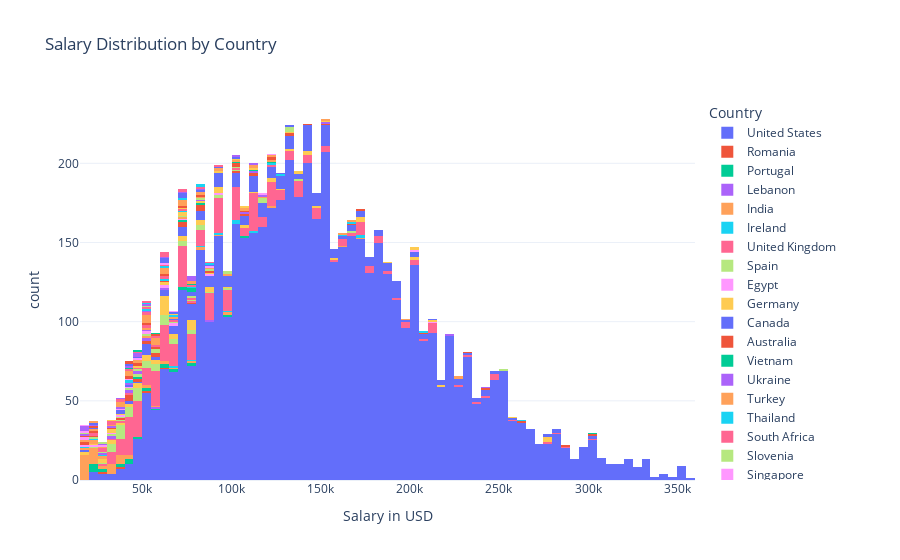

Source (notebook cell):
### Code cell
import plotly.express as px

# Lets firstly remove the outliers in salary_in_usd as there are values quadruple that of the average salary
import z_score
dfOutliers = df.copy()
dfOutliers['salary_in_usd'] = z_score.calculateList(df['salary_in_usd'], drop=True)
# Here we use z-Score, a method Magnus made (ik alt behøves være lavet i fælleskab xd) to remove the outliers in the salary column

hist_fig = px.histogram(dfOutliers, x='salary_in_usd', color='company_location',
                        title='Salary Distribution by Country',
                        labels={'salary_in_usd': 'Salary in USD', 'company_location': 'Country'},
                        template='plotly_white')

hist_fig.show()

### Figure 1 — Plotly figure (JSON) as saved in the notebook; plotly's stock layout.template omitted (floating-point values rounded to 4 significant figures; data arrays with more than 128 entries replaced by an {"elided": "..."} marker saying what was removed)
{"data": [{"alignmentgroup": "True", "bingroup": "x", "hovertemplate": "Country=United States<br>Salary in USD=%{x}<br>count=%{y}<extra></extra>", "legendgroup": "United States", "marker": {"color": "#636efa", "pattern": {"shape": ""}}, "name": "United States", "offsetgroup": "United States", "orientation": "v", "showlegend": true, "type": "histogram", "x": {"elided": "5354 int values"}, "xaxis": "x", "yaxis": "y"}, {"alignmentgroup": "True", "bingroup": "x", "hovertemplate": "Country=Romania<br>Salary in USD=%{x}<br>count=%{y}<extra></extra>", "legendgroup": "Romania", "marker": {"color": "#EF553B", "pattern": {"shape": ""}}, "name": "Romania", "offsetgroup": "Romania", "orientation": "v", "showlegend": true, "type": "histogram", "x": [26000, 38868, 53984, 60000], "xaxis": "x", "yaxis": "y"}, {"alignmentgroup": "True", "bingroup": "x", "hovertemplate": "Country=Portugal<br>Salary in USD=%{x}<br>count=%{y}<extra></extra>", "legendgroup": "Portugal", "marker": {"color": "#00cc96", "pattern": {"shape": ""}}, "name": "Portugal", "offsetgroup": "Portugal", "orientation": "v", "showlegend": true, "type": "histogram", "x": [77777, 66666, 105000, 95000, 21593, 53984, 43187, 48585, 43187, 24940, 23753, 27000, 75577, 70179, 37788, 63040, 36773, 73546, 42026, 69344, 29944, 55685, 21013, 60757, 22809, 50180], "xaxis": "x", "yaxis": "y"}, {"alignmentgroup": "True", "bingroup": "x", "hovertemplate": "Country=Lebanon<br>Salary in USD=%{x}<br>count=%{y}<extra></extra>", "legendgroup": "Lebanon", "marker": {"color": "#ab63fa", "pattern": {"shape": ""}}, "name": "Lebanon", "offsetgroup": "Lebanon", "orientation": "v", "showlegend": true, "type": "histogram", "x": [85000, 58500], "xaxis": "x", "yaxis": "y"}, {"alignmentgroup": "True", "bingroup": "x", "hovertemplate": "Country=India<br>Salary in USD=%{x}<br>count=%{y}<extra></extra>", "legendgroup": "India", "marker": {"color": "#FFA15A", "pattern": {"shape": ""}}, "name": "India", "offsetgroup": "India", "orientation": "v", "showlegend": true, "type": "histogram", "x": [95000, 80000, 120000, 172700, 82900, 60207, 18000, 20673, 38915, 43779, 36483, 160000, 24322, 38915, 32834, 35000, 20673, 17025, 17025, 18241, 30000, 15809, 18160, 16417, 60805, 50000, 20984, 23000, 15897, 18314, 56723, 35610, 38154, 22892, 95386, 30523, 76309, 17805, 30523, 17805, 18053, 54094, 16904, 40570, 20000, 30428, 29751, 28399, 21637, 66265, 16904, 16228, 24342, 22611, 33808, 19609, 94665, 40481], "xaxis": "x", "yaxis": "y"}, {"alignmentgroup": "True", "bingroup": "x", "hovertemplate": "Country=Ireland<br>Salary in USD=%{x}<br>count=%{y}<extra></extra>", "legendgroup": "Ireland", "marker": {"color": "#19d3f3", "pattern": {"shape": ""}}, "name": "Ireland", "offsetgroup": "Ireland", "orientation": "v", "showlegend": true, "type": "histogram", "x": [100000, 94444, 75577, 171250, 113750, 97171, 80976, 102569, 172309, 68293], "xaxis": "x", "yaxis": "y"}, {"alignmentgroup": "True", "bingroup": "x", "hovertemplate": "Country=United Kingdom<br>Salary in USD=%{x}<br>count=%{y}<extra></extra>", "legendgroup": "United Kingdom", "marker": {"color": "#FF6692", "pattern": {"shape": ""}}, "name": "United Kingdom", "offsetgroup": "United Kingdom", "orientation": "v", "showlegend": true, "type": "histogram", "x": {"elided": "408 int values"}, "xaxis": "x", "yaxis": "y"}, {"alignmentgroup": "True", "bingroup": "x", "hovertemplate": "Country=Spain<br>Salary in USD=%{x}<br>count=%{y}<extra></extra>", "legendgroup": "Spain", "marker": {"color": "#B6E880", "pattern": {"shape": ""}}, "name": "Spain", "offsetgroup": "Spain", "orientation": "v", "showlegend": true, "type": "histogram", "x": [139777, 93222, 64781, 41027, 43187, 31310, 48585, 38868, 64781, 32811, 38868, 64781, 53444, 45150, 91773, 77737, 64311, 71259, 41027, 80976, 66940, 75038, 64781, 86374, 48585, 21593, 59382, 48585, 38868, 56143, 51824, 253750, 169200, 59382, 51824, 41027, 95000, 80000, 73546, 36773, 47280, 37824, 50432, 39925, 68293, 42026, 27317, 36773, 31520, 84053, 73546, 31520, 42026, 31520, 63040, 47280, 47282, 55000, 69741, 37825, 46809, 79833, 38776], "xaxis": "x", "yaxis": "y"}, {"alignmentgroup": "True", "bingroup": "x", "hovertemplate": "Country=Egypt<br>Salary in USD=%{x}<br>count=%{y}<extra></extra>", "legendgroup": "Egypt", "marker": {"color": "#FF97FF", "pattern": {"shape": ""}}, "name": "Egypt", "offsetgroup": "Egypt", "orientation": "v", "showlegend": true, "type": "histogram", "x": [212000, 93300, 22800], "xaxis": "x", "yaxis": "y"}, {"alignmentgroup": "True", "bingroup": "x", "hovertemplate": "Country=Germany<br>Salary in USD=%{x}<br>count=%{y}<extra></extra>", "legendgroup": "Germany", "marker": {"color": "#FECB52", "pattern": {"shape": ""}}, "name": "Germany", "offsetgroup": "Germany", "orientation": "v", "showlegend": true, "type": "histogram", "x": [212000, 93300, 16666, 60462, 275000, 121200, 95012, 42107, 35000, 64781, 107968, 90599, 64781, 77737, 113366, 204060, 140358, 59382, 48644, 204500, 142200, 120000, 275000, 174000, 70179, 43187, 60462, 124163, 215936, 72338, 64781, 107968, 86374, 275000, 174000, 26992, 73546, 60938, 64090, 60938, 66192, 33000, 34672, 75648, 126080, 84053, 50000, 50432, 60938, 65666, 84053, 52533, 55475, 155499, 84053, 130026, 63831, 79197, 76833, 94564, 85000, 76833, 65013, 25532, 63831, 141846, 24823, 90734, 88654, 173762, 47899, 49268, 54742, 59303, 15966, 79833, 62726, 148261], "xaxis": "x", "yaxis": "y"}, {"alignmentgroup": "True", "bingroup": "x", "hovertemplate": "Country=Canada<br>Salary in USD=%{x}<br>count=%{y}<extra></extra>", "legendgroup": "Canada", "marker": {"color": "#636efa", "pattern": {"shape": ""}}, "name": "Canada", "offsetgroup": "Canada", "orientation": "v", "showlegend": true, "type": "histogram", "x": {"elided": "243 int values"}, "xaxis": "x", "yaxis": "y"}, {"alignmentgroup": "True", "bingroup": "x", "hovertemplate": "Country=Australia<br>Salary in USD=%{x}<br>count=%{y}<extra></extra>", "legendgroup": "Australia", "marker": {"color": "#EF553B", "pattern": {"shape": ""}}, "name": "Australia", "offsetgroup": "Australia", "orientation": "v", "showlegend": true, "type": "histogram", "x": [133000, 58300, 74276, 70230, 242000, 106200, 47238, 42030, 113563, 102927, 114979, 287500, 207500, 81838, 165000, 142500, 300000, 260000, 70000, 50000, 40000, 40000, 171000, 83171, 45050, 53368, 133766, 83864, 83171, 150000, 75050, 42028], "xaxis": "x", "yaxis": "y"}, {"alignmentgroup": "True", "bingroup": "x", "hovertemplate": "Country=Vietnam<br>Salary in USD=%{x}<br>count=%{y}<extra></extra>", "legendgroup": "Vietnam", "marker": {"color": "#00cc96", "pattern": {"shape": ""}}, "name": "Vietnam", "offsetgroup": "Vietnam", "orientation": "v", "showlegend": true, "type": "histogram", "x": [84000, 48000, 72000], "xaxis": "x", "yaxis": "y"}, {"alignmentgroup": "True", "bingroup": "x", "hovertemplate": "Country=Ukraine<br>Salary in USD=%{x}<br>count=%{y}<extra></extra>", "legendgroup": "Ukraine", "marker": {"color": "#ab63fa", "pattern": {"shape": ""}}, "name": "Ukraine", "offsetgroup": "Ukraine", "orientation": "v", "showlegend": true, "type": "histogram", "x": [50000, 240000, 220000, 50000, 108000, 60000], "xaxis": "x", "yaxis": "y"}, {"alignmentgroup": "True", "bingroup": "x", "hovertemplate": "Country=Turkey<br>Salary in USD=%{x}<br>count=%{y}<extra></extra>", "legendgroup": "Turkey", "marker": {"color": "#FFA15A", "pattern": {"shape": ""}}, "name": "Turkey", "offsetgroup": "Turkey", "orientation": "v", "showlegend": true, "type": "histogram", "x": [18381, 20000, 25000, 20171, 28016], "xaxis": "x", "yaxis": "y"}, {"alignmentgroup": "True", "bingroup": "x", "hovertemplate": "Country=Thailand<br>Salary in USD=%{x}<br>count=%{y}<extra></extra>", "legendgroup": "Thailand", "marker": {"color": "#19d3f3", "pattern": {"shape": ""}}, "name": "Thailand", "offsetgroup": "Thailand", "orientation": "v", "showlegend": true, "type": "histogram", "x": [29301, 24613, 15000], "xaxis": "x", "yaxis": "y"}, {"alignmentgroup": "True", "bingroup": "x", "hovertemplate": "Country=South Africa<br>Salary in USD=%{x}<br>count=%{y}<extra></extra>", "legendgroup": "South Africa", "marker": {"color": "#FF6692", "pattern": {"shape": ""}}, "name": "South Africa", "offsetgroup": "South Africa", "orientation": "v", "showlegend": true, "type": "histogram", "x": [40581, 38629, 124935, 76050, 34482], "xaxis": "x", "yaxis": "y"}, {"alignmentgroup": "True", "bingroup": "x", "hovertemplate": "Country=Slovenia<br>Salary in USD=%{x}<br>count=%{y}<extra></extra>", "legendgroup": "Slovenia", "marker": {"color": "#B6E880", "pattern": {"shape": ""}}, "name": "Slovenia", "offsetgroup": "Slovenia", "orientation": "v", "showlegend": true, "type": "histogram", "x": [46426, 38868, 75577, 48585, 102839, 24823], "xaxis": "x", "yaxis": "y"}, {"alignmentgroup": "True", "bingroup": "x", "hovertemplate": "Country=Singapore<br>Salary in USD=%{x}<br>count=%{y}<extra></extra>", "legendgroup": "Singapore", "marker": {"color": "#FF97FF", "pattern": {"shape": ""}}, "name": "Singapore", "offsetgroup": "Singapore", "orientation": "v", "showlegend": true, "type": "histogram", "x": [74883, 17511, 65257, 66970, 89294], "xaxis": "x", "yaxis": "y"}, {"alignmentgroup": "True", "bingroup": "x", "hovertemplate": "Country=Sweden<br>Salary in USD=%{x}<br>count=%{y}<extra></extra>", "legendgroup": "Sweden", "marker": {"color": "#FECB52", "pattern": {"shape": ""}}, "name": "Sweden", "offsetgroup": "Sweden", "orientation": "v", "showlegend": true, "type": "histogram", "x": [86374, 80000, 130000], "xaxis": "x", "yaxis": "y"}, {"alignmentgroup": "True", "bingroup": "x", "hovertemplate": "Country=Saudi Arabia<br>Salary in USD=%{x}<br>count=%{y}<extra></extra>", "legendgroup": "Saudi Arabia", "marker": {"color": "#636efa", "pattern": {"shape": ""}}, "name": "Saudi Arabia", "offsetgroup": "Saudi Arabia", "orientation": "v", "showlegend": true, "type": "histogram", "x": [90000, 179998], "xaxis": "x", "yaxis": "y"}, {"alignmentgroup": "True", "bingroup": "x", "hovertemplate": "Country=Russia<br>Salary in USD=%{x}<br>count=%{y}<extra></extra>", "legendgroup": "Russia", "marker": {"color": "#EF553B", "pattern": {"shape": ""}}, "name": "Russia", "offsetgroup": "Russia", "orientation": "v", "showlegend": true, "type": "histogram", "x": [17000, 36000, 57000, 16455, 106000, 85000, 230000], "xaxis": "x", "yaxis": "y"}, {"alignmentgroup": "True", "bingroup": "x", "hovertemplate": "Country=Qatar<br>Salary in USD=%{x}<br>count=%{y}<extra></extra>", "legendgroup": "Qatar", "marker": {"color": "#00cc96", "pattern": {"shape": ""}}, "name": "Qatar", "offsetgroup": "Qatar", "orientation": "v", "showlegend": true, "type": "histogram", "x": [300000], "xaxis": "x", "yaxis": "y"}, {"alignmentgroup": "True", "bingroup": "x", "hovertemplate": "Country=Poland<br>Salary in USD=%{x}<br>count=%{y}<extra></extra>", "legendgroup": "Poland", "marker": {"color": "#ab63fa", "pattern": {"shape": ""}}, "name": "Poland", "offsetgroup": "Poland", "orientation": "v", "showlegend": true, "type": "histogram", "x": [110000, 80000, 43187, 34924, 46565, 44365, 33609, 153667, 28476, 46597], "xaxis": "x", "yaxis": "y"}, {"alignmentgroup": "True", "bingroup": "x", "hovertemplate": "Country=Philippines<br>Salary in USD=%{x}<br>count=%{y}<extra></extra>", "legendgroup": "Philippines", "marker": {"color": "#FFA15A", "pattern": {"shape": ""}}, "name": "Philippines", "offsetgroup": "Philippines", "orientation": "v", "showlegend": true, "type": "histogram", "x": [95000, 70000, 15680, 50000], "xaxis": "x", "yaxis": "y"}, {"alignmentgroup": "True", "bingroup": "x", "hovertemplate": "Country=New Zealand<br>Salary in USD=%{x}<br>count=%{y}<extra></extra>", "legendgroup": "New Zealand", "marker": {"color": "#19d3f3", "pattern": {"shape": ""}}, "name": "New Zealand", "offsetgroup": "New Zealand", "orientation": "v", "showlegend": true, "type": "histogram", "x": [205670, 124233, 125000], "xaxis": "x", "yaxis": "y"}, {"alignmentgroup": "True", "bingroup": "x", "hovertemplate": "Country=Norway<br>Salary in USD=%{x}<br>count=%{y}<extra></extra>", "legendgroup": "Norway", "marker": {"color": "#FF6692", "pattern": {"shape": ""}}, "name": "Norway", "offsetgroup": "Norway", "orientation": "v", "showlegend": true, "type": "histogram", "x": [100416, 76508], "xaxis": "x", "yaxis": "y"}, {"alignmentgroup": "True", "bingroup": "x", "hovertemplate": "Country=Netherlands<br>Salary in USD=%{x}<br>count=%{y}<extra></extra>", "legendgroup": "Netherlands", "marker": {"color": "#B6E880", "pattern": {"shape": ""}}, "name": "Netherlands", "offsetgroup": "Netherlands", "orientation": "v", "showlegend": true, "type": "histogram", "x": [57223, 25000, 37573, 75577, 134960, 131721, 32390, 97171, 100000, 97712, 59888, 133000, 73546, 54634, 115573, 89306, 84053, 59888, 69741, 45391, 42000], "xaxis": "x", "yaxis": "y"}, {"alignmentgroup": "True", "bingroup": "x", "hovertemplate": "Country=Nigeria<br>Salary in USD=%{x}<br>count=%{y}<extra></extra>", "legendgroup": "Nigeria", "marker": {"color": "#FF97FF", "pattern": {"shape": ""}}, "name": "Nigeria", "offsetgroup": "Nigeria", "orientation": "v", "showlegend": true, "type": "histogram", "x": [18000, 40000, 36000, 50000, 30000, 200000, 60000, 50000, 60000], "xaxis": "x", "yaxis": "y"}, {"alignmentgroup": "True", "bingroup": "x", "hovertemplate": "Country=Mexico<br>Salary in USD=%{x}<br>count=%{y}<extra></extra>", "legendgroup": "Mexico", "marker": {"color": "#FECB52", "pattern": {"shape": ""}}, "name": "Mexico", "offsetgroup": "Mexico", "orientation": "v", "showlegend": true, "type": "histogram", "x": [72000, 72000, 60000, 150000, 90000, 36000, 255000, 185000, 30000, 60000, 33511], "xaxis": "x", "yaxis": "y"}, {"alignmentgroup": "True", "bingroup": "x", "hovertemplate": "Country=Latvia<br>Salary in USD=%{x}<br>count=%{y}<extra></extra>", "legendgroup": "Latvia", "marker": {"color": "#636efa", "pattern": {"shape": ""}}, "name": "Latvia", "offsetgroup": "Latvia", "orientation": "v", "showlegend": true, "type": "histogram", "x": [78125, 40423, 77737, 38868, 77737, 38868], "xaxis": "x", "yaxis": "y"}, {"alignmentgroup": "True", "bingroup": "x", "hovertemplate": "Country=Luxembourg<br>Salary in USD=%{x}<br>count=%{y}<extra></extra>", "legendgroup": "Luxembourg", "marker": {"color": "#EF553B", "pattern": {"shape": ""}}, "name": "Luxembourg", "offsetgroup": "Luxembourg", "orientation": "v", "showlegend": true, "type": "histogram", "x": [21000, 59102, 62726], "xaxis": "x", "yaxis": "y"}, {"alignmentgroup": "True", "bingroup": "x", "hovertemplate": "Country=Lithuania<br>Salary in USD=%{x}<br>count=%{y}<extra></extra>", "legendgroup": "Lithuania", "marker": {"color": "#00cc96", "pattern": {"shape": ""}}, "name": "Lithuania", "offsetgroup": "Lithuania", "orientation": "v", "showlegend": true, "type": "histogram", "x": [121788, 79032, 110446, 79178], "xaxis": "x", "yaxis": "y"}, {"alignmentgroup": "True", "bingroup": "x", "hovertemplate": "Country=South Korea<br>Salary in USD=%{x}<br>count=%{y}<extra></extra>", "legendgroup": "South Korea", "marker": {"color": "#ab63fa", "pattern": {"shape": ""}}, "name": "South Korea", "offsetgroup": "South Korea", "orientation": "v", "showlegend": true, "type": "histogram", "x": [54000, 40000], "xaxis": "x", "yaxis": "y"}, {"alignmentgroup": "True", "bingroup": "x", "hovertemplate": "Country=Kenya<br>Salary in USD=%{x}<br>count=%{y}<extra></extra>", "legendgroup": "Kenya", "marker": {"color": "#FFA15A", "pattern": {"shape": ""}}, "name": "Kenya", "offsetgroup": "Kenya", "orientation": "v", "showlegend": true, "type": "histogram", "x": [50000, 80000], "xaxis": "x", "yaxis": "y"}, {"alignmentgroup": "True", "bingroup": "x", "hovertemplate": "Country=Japan<br>Salary in USD=%{x}<br>count=%{y}<extra></extra>", "legendgroup": "Japan", "marker": {"color": "#19d3f3", "pattern": {"shape": ""}}, "name": "Japan", "offsetgroup": "Japan", "orientation": "v", "showlegend": true, "type": "histogram", "x": [160000, 41809, 77364, 63711, 74000, 168000, 260000, 41689], "xaxis": "x", "yaxis": "y"}, {"alignmentgroup": "True", "bingroup": "x", "hovertemplate": "Country=Italy<br>Salary in USD=%{x}<br>count=%{y}<extra></extra>", "legendgroup": "Italy", "marker": {"color": "#FF6692", "pattern": {"shape": ""}}, "name": "Italy", "offsetgroup": "Italy", "orientation": "v", "showlegend": true, "type": "histogram", "x": [53984, 29691, 25912, 56359, 47799, 75577, 62433, 71475, 61541, 24165, 68293, 51064, 21669], "xaxis": "x", "yaxis": "y"}, {"alignmentgroup": "True", "bingroup": "x", "hovertemplate": "Country=Israel<br>Salary in USD=%{x}<br>count=%{y}<extra></extra>", "legendgroup": "Israel", "marker": {"color": "#B6E880", "pattern": {"shape": ""}}, "name": "Israel", "offsetgroup": "Israel", "orientation": "v", "showlegend": true, "type": "histogram", "x": [115000, null, 119059], "xaxis": "x", "yaxis": "y"}, {"alignmentgroup": "True", "bingroup": "x", "hovertemplate": "Country=Hungary<br>Salary in USD=%{x}<br>count=%{y}<extra></extra>", "legendgroup": "Hungary", "marker": {"color": "#FF97FF", "pattern": {"shape": ""}}, "name": "Hungary", "offsetgroup": "Hungary", "orientation": "v", "showlegend": true, "type": "histogram", "x": [43000, 17684, 35735], "xaxis": "x", "yaxis": "y"}, {"alignmentgroup": "True", "bingroup": "x", "hovertemplate": "Country=Croatia<br>Salary in USD=%{x}<br>count=%{y}<extra></extra>", "legendgroup": "Croatia", "marker": {"color": "#FECB52", "pattern": {"shape": ""}}, "name": "Croatia", "offsetgroup": "Croatia", "orientation": "v", "showlegend": true, "type": "histogram", "x": [110736, 73824, 45618], "xaxis": "x", "yaxis": "y"}, {"alignmentgroup": "True", "bingroup": "x", "hovertemplate": "Country=Hong Kong<br>Salary in USD=%{x}<br>count=%{y}<extra></extra>", "legendgroup": "Hong Kong", "marker": {"color": "#636efa", "pattern": {"shape": ""}}, "name": "Hong Kong", "offsetgroup": "Hong Kong", "orientation": "v", "showlegend": true, "type": "histogram", "x": [65058], "xaxis": "x", "yaxis": "y"}, {"alignmentgroup": "True", "bingroup": "x", "hovertemplate": "Country=Greece<br>Salary in USD=%{x}<br>count=%{y}<extra></extra>", "legendgroup": "Greece", "marker": {"color": "#EF553B", "pattern": {"shape": ""}}, "name": "Greece", "offsetgroup": "Greece", "orientation": "v", "showlegend": true, "type": "histogram", "x": [19434, 84053, 73546, 52533, 42026, 31520, 63040, 47280, 20000, 40189, 47899], "xaxis": "x", "yaxis": "y"}, {"alignmentgroup": "True", "bingroup": "x", "hovertemplate": "Country=Gibraltar<br>Salary in USD=%{x}<br>count=%{y}<extra></extra>", "legendgroup": "Gibraltar", "marker": {"color": "#00cc96", "pattern": {"shape": ""}}, "name": "Gibraltar", "offsetgroup": "Gibraltar", "orientation": "v", "showlegend": true, "type": "histogram", "x": [79976], "xaxis": "x", "yaxis": "y"}, {"alignmentgroup": "True", "bingroup": "x", "hovertemplate": "Country=Ghana<br>Salary in USD=%{x}<br>count=%{y}<extra></extra>", "legendgroup": "Ghana", "marker": {"color": "#ab63fa", "pattern": {"shape": ""}}, "name": "Ghana", "offsetgroup": "Ghana", "orientation": "v", "showlegend": true, "type": "histogram", "x": [36000, 15000, 30000], "xaxis": "x", "yaxis": "y"}, {"alignmentgroup": "True", "bingroup": "x", "hovertemplate": "Country=France<br>Salary in USD=%{x}<br>count=%{y}<extra></extra>", "legendgroup": "France", "marker": {"color": "#FFA15A", "pattern": {"shape": ""}}, "name": "France", "offsetgroup": "France", "orientation": "v", "showlegend": true, "type": "histogram", "x": [161952, 57223, 51824, 80976, 120000, 110000, 90000, 32390, 70000, 40000, 70179, 64781, 225000, 199000, 225000, 168000, 53984, 64781, 40000, 107968, 75577, 84053, 94560, 52533, 58837, 63040, 115573, 73546, 105066, 39925, 57786, 110000, 28368, 89306, 65141, 20000, 49646, 62649, 59102, 53192, 36643, 77684, 56738, 152000, 46759, 70139, 51321, 39916, 42197], "xaxis": "x", "yaxis": "y"}, {"alignmentgroup": "True", "bingroup": "x", "hovertemplate": "Country=Finland<br>Salary in USD=%{x}<br>count=%{y}<extra></extra>", "legendgroup": "Finland", "marker": {"color": "#19d3f3", "pattern": {"shape": ""}}, "name": "Finland", "offsetgroup": "Finland", "orientation": "v", "showlegend": true, "type": "histogram", "x": [67635, 74883, 63040], "xaxis": "x", "yaxis": "y"}, {"alignmentgroup": "True", "bingroup": "x", "hovertemplate": "Country=Estonia<br>Salary in USD=%{x}<br>count=%{y}<extra></extra>", "legendgroup": "Estonia", "marker": {"color": "#FF6692", "pattern": {"shape": ""}}, "name": "Estonia", "offsetgroup": "Estonia", "orientation": "v", "showlegend": true, "type": "histogram", "x": [53120, 33686, 38868, 53120, 38868, 57007, 44051, 63701, 31520], "xaxis": "x", "yaxis": "y"}, {"alignmentgroup": "True", "bingroup": "x", "hovertemplate": "Country=Ecuador<br>Salary in USD=%{x}<br>count=%{y}<extra></extra>", "legendgroup": "Ecuador", "marker": {"color": "#B6E880", "pattern": {"shape": ""}}, "name": "Ecuador", "offsetgroup": "Ecuador", "orientation": "v", "showlegend": true, "type": "histogram", "x": [16000], "xaxis": "x", "yaxis": "y"}, {"alignmentgroup": "True", "bingroup": "x", "hovertemplate": "Country=Denmark<br>Salary in USD=%{x}<br>count=%{y}<extra></extra>", "legendgroup": "Denmark", "marker": {"color": "#FF97FF", "pattern": {"shape": ""}}, "name": "Denmark", "offsetgroup": "Denmark", "orientation": "v", "showlegend": true, "type": "histogram", "x": [64781, 19073, 88654, 28609, 45896], "xaxis": "x", "yaxis": "y"}, {"alignmentgroup": "True", "bingroup": "x", "hovertemplate": "Country=Czech Republic<br>Salary in USD=%{x}<br>count=%{y}<extra></extra>", "legendgroup": "Czech Republic", "marker": {"color": "#FECB52", "pattern": {"shape": ""}}, "name": "Czech Republic", "offsetgroup": "Czech Republic", "orientation": "v", "showlegend": true, "type": "histogram", "x": [107968, 30469, 69999], "xaxis": "x", "yaxis": "y"}, {"alignmentgroup": "True", "bingroup": "x", "hovertemplate": "Country=Colombia<br>Salary in USD=%{x}<br>count=%{y}<extra></extra>", "legendgroup": "Colombia", "marker": {"color": "#636efa", "pattern": {"shape": ""}}, "name": "Colombia", "offsetgroup": "Colombia", "orientation": "v", "showlegend": true, "type": "histogram", "x": [90000, 70000, 131000, 88000, 72000, 60000, 84000, 60000, 72000, 60000, 65000, 48000, 125000, 21844], "xaxis": "x", "yaxis": "y"}, {"alignmentgroup": "True", "bingroup": "x", "hovertemplate": "Country=Switzerland<br>Salary in USD=%{x}<br>count=%{y}<extra></extra>", "legendgroup": "Switzerland", "marker": {"color": "#EF553B", "pattern": {"shape": ""}}, "name": "Switzerland", "offsetgroup": "Switzerland", "orientation": "v", "showlegend": true, "type": "histogram", "x": [24322, 104024, 122638, 56536, 104697, 120402], "xaxis": "x", "yaxis": "y"}, {"alignmentgroup": "True", "bingroup": "x", "hovertemplate": "Country=Central African Republic<br>Salary in USD=%{x}<br>count=%{y}<extra></extra>", "legendgroup": "Central African Republic", "marker": {"color": "#00cc96", "pattern": {"shape": ""}}, "name": "Central African Republic", "offsetgroup": "Central African Republic", "orientation": "v", "showlegend": true, "type": "histogram", "x": [55368, 43064], "xaxis": "x", "yaxis": "y"}, {"alignmentgroup": "True", "bingroup": "x", "hovertemplate": "Country=Brazil<br>Salary in USD=%{x}<br>count=%{y}<extra></extra>", "legendgroup": "Brazil", "marker": {"color": "#ab63fa", "pattern": {"shape": ""}}, "name": "Brazil", "offsetgroup": "Brazil", "orientation": "v", "showlegend": true, "type": "histogram", "x": [27568, 72000, 60000, 115000, 110000, 38290, 19910, 78000, 48000, 78000, 42000, 78000, 48000, 84000, 54000, 24000, 18907], "xaxis": "x", "yaxis": "y"}, {"alignmentgroup": "True", "bingroup": "x", "hovertemplate": "Country=Bosnia and Herzegovina<br>Salary in USD=%{x}<br>count=%{y}<extra></extra>", "legendgroup": "Bosnia and Herzegovina", "marker": {"color": "#FFA15A", "pattern": {"shape": ""}}, "name": "Bosnia and Herzegovina", "offsetgroup": "Bosnia and Herzegovina", "orientation": "v", "showlegend": true, "type": "histogram", "x": [120000], "xaxis": "x", "yaxis": "y"}, {"alignmentgroup": "True", "bingroup": "x", "hovertemplate": "Country=Armenia<br>Salary in USD=%{x}<br>count=%{y}<extra></extra>", "legendgroup": "Armenia", "marker": {"color": "#19d3f3", "pattern": {"shape": ""}}, "name": "Armenia", "offsetgroup": "Armenia", "orientation": "v", "showlegend": true, "type": "histogram", "x": [50000], "xaxis": "x", "yaxis": "y"}, {"alignmentgroup": "True", "bingroup": "x", "hovertemplate": "Country=Argentina<br>Salary in USD=%{x}<br>count=%{y}<extra></extra>", "legendgroup": "Argentina", "marker": {"color": "#FF6692", "pattern": {"shape": ""}}, "name": "Argentina", "offsetgroup": "Argentina", "orientation": "v", "showlegend": true, "type": "histogram", "x": [72000, 48000, 80000, 60000, 50000], "xaxis": "x", "yaxis": "y"}, {"alignmentgroup": "True", "bingroup": "x", "hovertemplate": "Country=Andorra<br>Salary in USD=%{x}<br>count=%{y}<extra></extra>", "legendgroup": "Andorra", "marker": {"color": "#B6E880", "pattern": {"shape": ""}}, "name": "Andorra", "offsetgroup": "Andorra", "orientation": "v", "showlegend": true, "type": "histogram", "x": [50745], "xaxis": "x", "yaxis": "y"}, {"alignmentgroup": "True", "bingroup": "x", "hovertemplate": "Country=United Arab Emirates<br>Salary in USD=%{x}<br>count=%{y}<extra></extra>", "legendgroup": "United Arab Emirates", "marker": {"color": "#FF97FF", "pattern": {"shape": ""}}, "name": "United Arab Emirates", "offsetgroup": "United Arab Emirates", "orientation": "v", "showlegend": true, "type": "histogram", "x": [120000, 65000, 115000], "xaxis": "x", "yaxis": "y"}, {"alignmentgroup": "True", "bingroup": "x", "hovertemplate": "Country=Puerto Rico<br>Salary in USD=%{x}<br>count=%{y}<extra></extra>", "legendgroup": "Puerto Rico", "marker": {"color": "#FECB52", "pattern": {"shape": ""}}, "name": "Puerto Rico", "offsetgroup": "Puerto Rico", "orientation": "v", "showlegend": true, "type": "histogram", "x": [200000, 135000, 200000, 135000], "xaxis": "x", "yaxis": "y"}, {"alignmentgroup": "True", "bingroup": "x", "hovertemplate": "Country=Pakistan<br>Salary in USD=%{x}<br>count=%{y}<extra></extra>", "legendgroup": "Pakistan", "marker": {"color": "#636efa", "pattern": {"shape": ""}}, "name": "Pakistan", "offsetgroup": "Pakistan", "orientation": "v", "showlegend": true, "type": "histogram", "x": [40000, 20000], "xaxis": "x", "yaxis": "y"}, {"alignmentgroup": "True", "bingroup": "x", "hovertemplate": "Country=Malaysia<br>Salary in USD=%{x}<br>count=%{y}<extra></extra>", "legendgroup": "Malaysia", "marker": {"color": "#EF553B", "pattern": {"shape": ""}}, "name": "Malaysia", "offsetgroup": "Malaysia", "orientation": "v", "showlegend": true, "type": "histogram", "x": [40000], "xaxis": "x", "yaxis": "y"}, {"alignmentgroup": "True", "bingroup": "x", "hovertemplate": "Country=Iran<br>Salary in USD=%{x}<br>count=%{y}<extra></extra>", "legendgroup": "Iran", "marker": {"color": "#00cc96", "pattern": {"shape": ""}}, "name": "Iran", "offsetgroup": "Iran", "orientation": "v", "showlegend": true, "type": "histogram", "x": [100000], "xaxis": "x", "yaxis": "y"}, {"alignmentgroup": "True", "bingroup": "x", "hovertemplate": "Country=Indonesia<br>Salary in USD=%{x}<br>count=%{y}<extra></extra>", "legendgroup": "Indonesia", "marker": {"color": "#ab63fa", "pattern": {"shape": ""}}, "name": "Indonesia", "offsetgroup": "Indonesia", "orientation": "v", "showlegend": true, "type": "histogram", "x": [53416, 15000], "xaxis": "x", "yaxis": "y"}, {"alignmentgroup": "True", "bingroup": "x", "hovertemplate": "Country=Algeria<br>Salary in USD=%{x}<br>count=%{y}<extra></extra>", "legendgroup": "Algeria", "marker": {"color": "#FFA15A", "pattern": {"shape": ""}}, "name": "Algeria", "offsetgroup": "Algeria", "orientation": "v", "showlegend": true, "type": "histogram", "x": [100000], "xaxis": "x", "yaxis": "y"}, {"alignmentgroup": "True", "bingroup": "x", "hovertemplate": "Country=Belgium<br>Salary in USD=%{x}<br>count=%{y}<extra></extra>", "legendgroup": "Belgium", "marker": {"color": "#19d3f3", "pattern": {"shape": ""}}, "name": "Belgium", "offsetgroup": "Belgium", "orientation": "v", "showlegend": true, "type": "histogram", "x": [84053, 52008, 82744, 88654], "xaxis": "x", "yaxis": "y"}, {"alignmentgroup": "True", "bingroup": "x", "hovertemplate": "Country=Austria<br>Salary in USD=%{x}<br>count=%{y}<extra></extra>", "legendgroup": "Austria", "marker": {"color": "#FF6692", "pattern": {"shape": ""}}, "name": "Austria", "offsetgroup": "Austria", "orientation": "v", "showlegend": true, "type": "histogram", "x": [89306, 50000, 61989, 61467, 74130, 91237], "xaxis": "x", "yaxis": "y"}, {"alignmentgroup": "True", "bingroup": "x", "hovertemplate": "Country=Malta<br>Salary in USD=%{x}<br>count=%{y}<extra></extra>", "legendgroup": "Malta", "marker": {"color": "#B6E880", "pattern": {"shape": ""}}, "name": "Malta", "offsetgroup": "Malta", "orientation": "v", "showlegend": true, "type": "histogram", "x": [28369], "xaxis": "x", "yaxis": "y"}, {"alignmentgroup": "True", "bingroup": "x", "hovertemplate": "Country=Moldova<br>Salary in USD=%{x}<br>count=%{y}<extra></extra>", "legendgroup": "Moldova", "marker": {"color": "#FF97FF", "pattern": {"shape": ""}}, "name": "Moldova", "offsetgroup": "Moldova", "orientation": "v", "showlegend": true, "type": "histogram", "x": [18000], "xaxis": "x", "yaxis": "y"}, {"alignmentgroup": "True", "bingroup": "x", "hovertemplate": "Country=Iraq<br>Salary in USD=%{x}<br>count=%{y}<extra></extra>", "legendgroup": "Iraq", "marker": {"color": "#FECB52", "pattern": {"shape": ""}}, "name": "Iraq", "offsetgroup": "Iraq", "orientation": "v", "showlegend": true, "type": "histogram", "x": [100000], "xaxis": "x", "yaxis": "y"}, {"alignmentgroup": "True", "bingroup": "x", "hovertemplate": "Country=China<br>Salary in USD=%{x}<br>count=%{y}<extra></extra>", "legendgroup": "China", "marker": {"color": "#636efa", "pattern": {"shape": ""}}, "name": "China", "offsetgroup": "China", "orientation": "v", "showlegend": true, "type": "histogram", "x": [100000], "xaxis": "x", "yaxis": "y"}, {"alignmentgroup": "True", "bingroup": "x", "hovertemplate": "Country=Chile<br>Salary in USD=%{x}<br>count=%{y}<extra></extra>", "legendgroup": "Chile", "marker": {"color": "#EF553B", "pattern": {"shape": ""}}, "name": "Chile", "offsetgroup": "Chile", "orientation": "v", "showlegend": true, "type": "histogram", "x": [40038], "xaxis": "x", "yaxis": "y"}, {"alignmentgroup": "True", "bingroup": "x", "hovertemplate": "Country=Bahamas<br>Salary in USD=%{x}<br>count=%{y}<extra></extra>", "legendgroup": "Bahamas", "marker": {"color": "#00cc96", "pattern": {"shape": ""}}, "name": "Bahamas", "offsetgroup": "Bahamas", "orientation": "v", "showlegend": true, "type": "histogram", "x": [45555], "xaxis": "x", "yaxis": "y"}, {"alignmentgroup": "True", "bingroup": "x", "hovertemplate": "Country=Mauritius<br>Salary in USD=%{x}<br>count=%{y}<extra></extra>", "legendgroup": "Mauritius", "marker": {"color": "#ab63fa", "pattern": {"shape": ""}}, "name": "Mauritius", "offsetgroup": "Mauritius", "orientation": "v", "showlegend": true, "type": "histogram", "x": [100000], "xaxis": "x", "yaxis": "y"}, {"alignmentgroup": "True", "bingroup": "x", "hovertemplate": "Country=Honduras<br>Salary in USD=%{x}<br>count=%{y}<extra></extra>", "legendgroup": "Honduras", "marker": {"color": "#FFA15A", "pattern": {"shape": ""}}, "name": "Honduras", "offsetgroup": "Honduras", "orientation": "v", "showlegend": true, "type": "histogram", "x": [20000], "xaxis": "x", "yaxis": "y"}], "layout": {"barmode": "relative", "legend": {"title": {"text": "Country"}, "tracegroupgap": 0}, "title": {"text": "Salary Distribution by Country"}, "xaxis": {"anchor": "y", "domain": [0, 1], "title": {"text": "Salary in USD"}}, "yaxis": {"anchor": "x", "domain": [0, 1], "title": {"text": "count"}}}}
